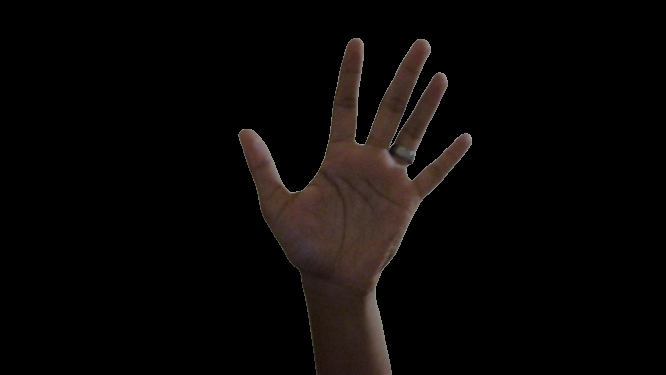
#> input picture Phase-1/1-removebg-preview.png, 666 x 375 px
$ python test5.py
#> lines starting #> are read from the running program, lines starting #| are printed output that depends on the picture; after the words box and inside, x2 and y2 are one past the last pixel; in counts of white or black regions, pixels touching at a corner belong together
import cv2
import numpy as np

# Load the hand shape templates for person A and person B
template_a = cv2.imread("1-removebg-preview.png", 0)
#> template_a: shape (375, 666); min 0, max 163, mean 7.7
template_b = cv2.imread("2-removebg-preview.png", 0)
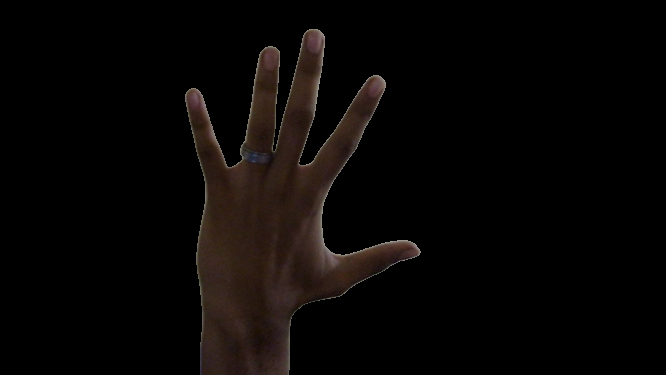
#> input picture Phase-1/2-removebg-preview.png, 666 x 375 px
#> template_b: shape (375, 666); min 0, max 155, mean 6.6
template_a = cv2.resize(template_a, (0, 0), fx=0.5, fy=0.5)
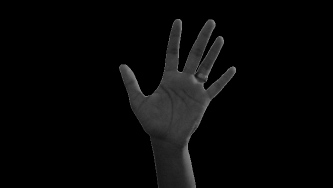
#> template_a: shape (188, 333); min 0, max 145, mean 7.7
template_b = cv2.resize(template_b, (0, 0), fx=0.5, fy=0.5)
#> template_b: shape (188, 333)

# Define the shape matching threshold
threshold = 0.7

# Create a VideoCapture object to capture video from the camera
cap = cv2.VideoCapture(0)

# Loop over the frames of the video
while True:
    # Read a frame from the video feed
    ret, frame = cap.read()
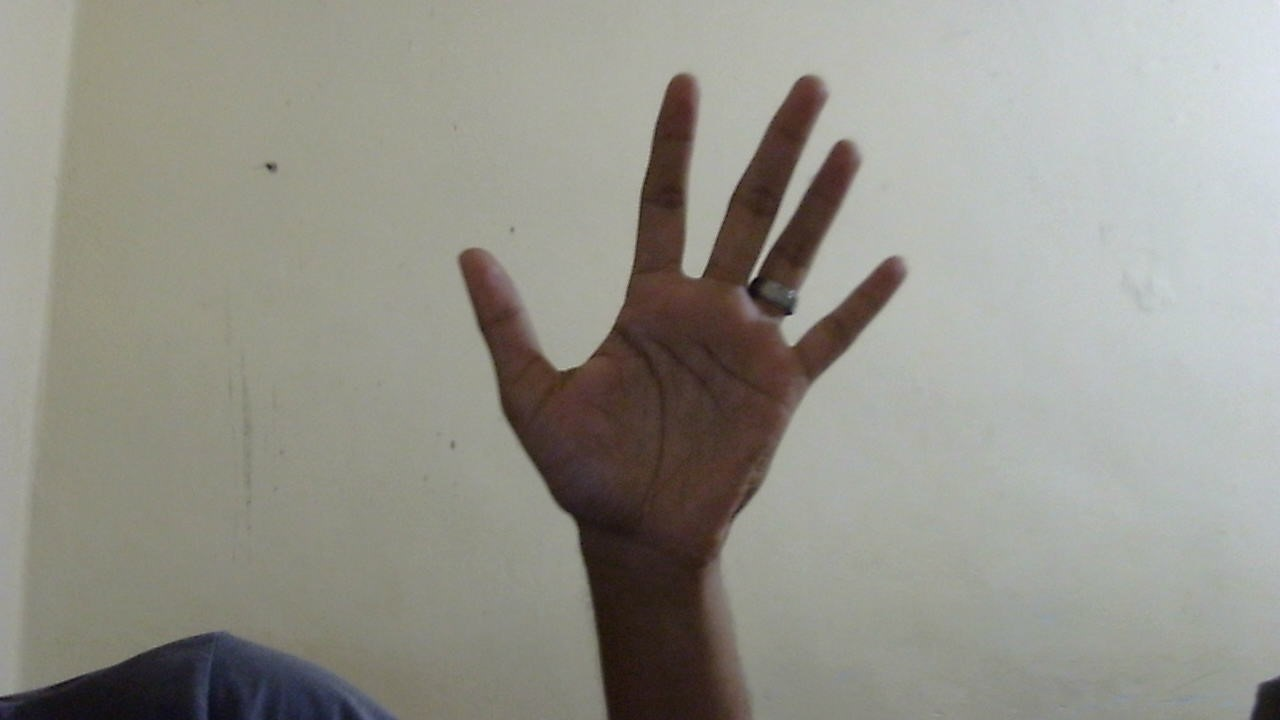
#> input picture Phase-1/1.jpg, 1280 x 720 px, given in place of the camera
#> frame is the input picture: shape (720, 1280, 3); mean B, G, R 139.8, 148.1, 149.1

    # Convert the frame to grayscale
    gray = cv2.cvtColor(frame, cv2.COLOR_BGR2GRAY)

    # Match the hand shape templates to the frame
    result_a = cv2.matchTemplate(gray, template_a, cv2.TM_CCOEFF_NORMED)
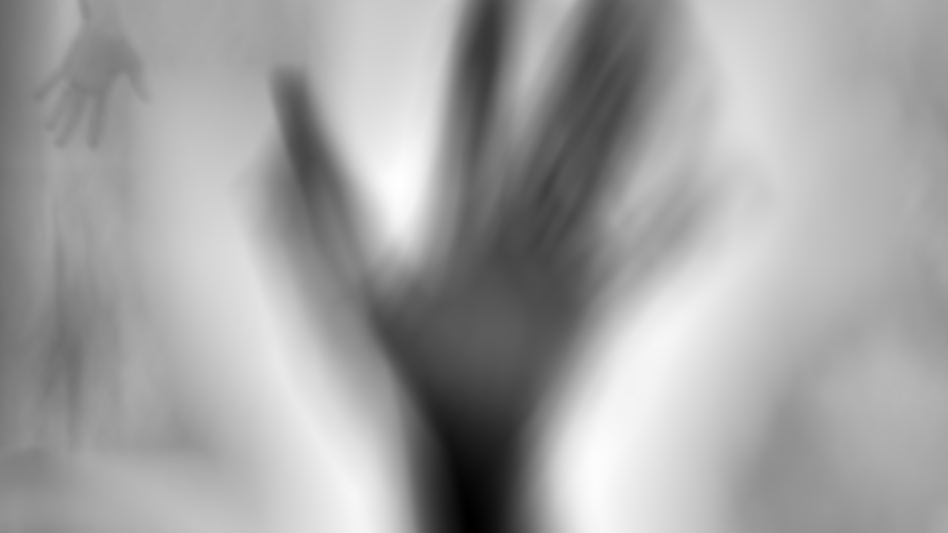
#> result_a: shape (533, 948) float32; min -0.488, max 0.287, mean 0.0061; drawn with min black and max white
    result_b = cv2.matchTemplate(gray, template_b, cv2.TM_CCOEFF_NORMED)
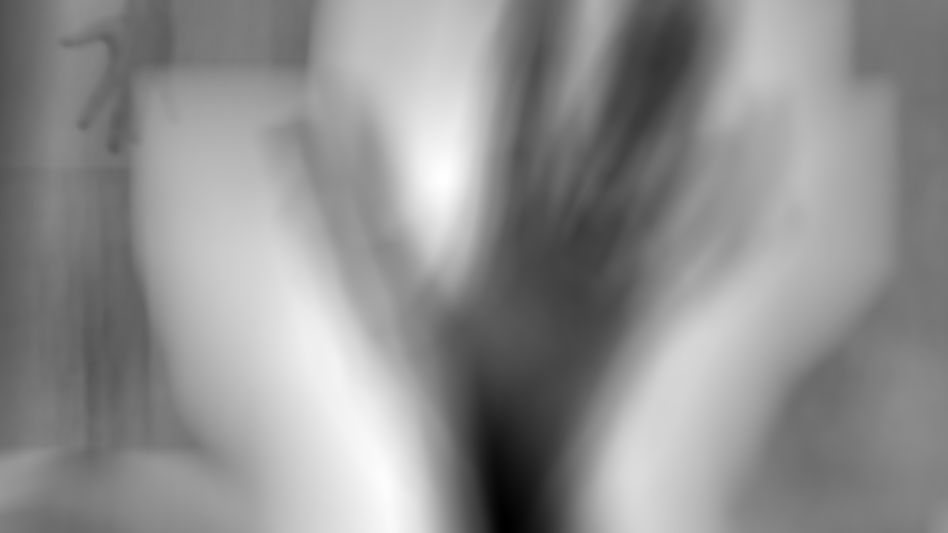
#> result_b: shape (533, 948) float32; min -0.521, max 0.33, mean -0.0408; drawn with min black and max white

    # Determine whose hand it is based on the best match
    min_val_a, max_val_a, _, _ = cv2.minMaxLoc(result_a)
#> min_val_a = -0.488; max_val_a = 0.287
    min_val_b, max_val_b, _, _ = cv2.minMaxLoc(result_b)
#> min_val_b = -0.521; max_val_b = 0.33
    if max_val_a > threshold and max_val_a > max_val_b:
        # Hand belongs to person A
        x, y = cv2.minMaxLoc(result_a)[3]
        w, h = template_a.shape[::-1]
        cv2.rectangle(frame, (x, y), (x+w, y+h), (0, 255, 0), 2)
        cv2.putText(frame, "Person A", (x, y-10), cv2.FONT_HERSHEY_SIMPLEX, 0.5, (0, 255, 0), 2)
    elif max_val_b > threshold and max_val_b > max_val_a:
        # Hand belongs to person B
        x, y = cv2.minMaxLoc(result_b)[3]
        w, h = template_b.shape[::-1]
        cv2.rectangle(frame, (x, y), (x+w, y+h), (0, 255, 0), 2)
        cv2.putText(frame, "Person B", (x, y-10), cv2.FONT_HERSHEY_SIMPLEX, 0.5, (0, 255, 0), 2)
    else:
        # Hand shape is ambiguous or unknown
        cv2.putText(frame, "Access Denied", (10, 30), cv2.FONT_HERSHEY_SIMPLEX, 1.0, (0, 0, 255), 2)
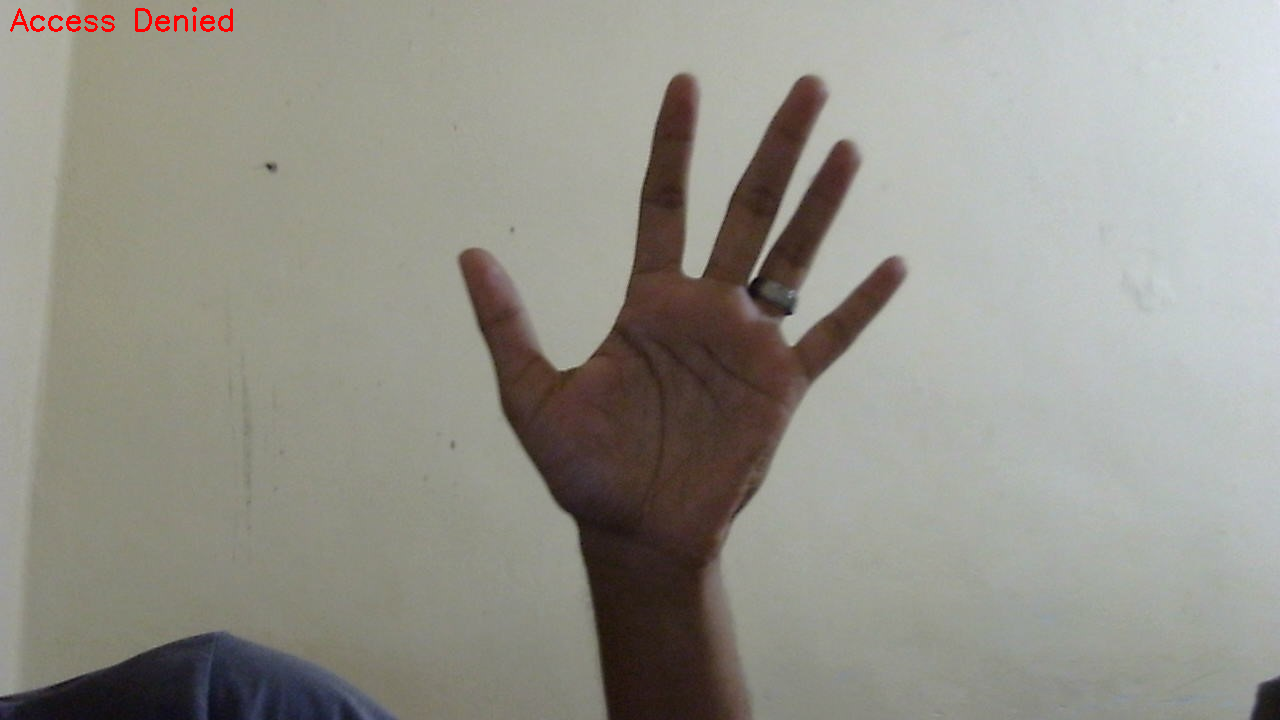
#> frame: shape (720, 1280, 3); 0.17% of pixels changed, all inside (x1, y1, x2, y2) = (10, 7, 233, 32)

    # Display the resulting frame
    cv2.imshow("Frame", frame)

    # Check for key press
    key = cv2.waitKey(1) & 0xFF
#> (key q is pressed here)
    if key == ord('q'):
        break

# Release the resources and close the windows
cap.release()
cv2.destroyAllWindows()
